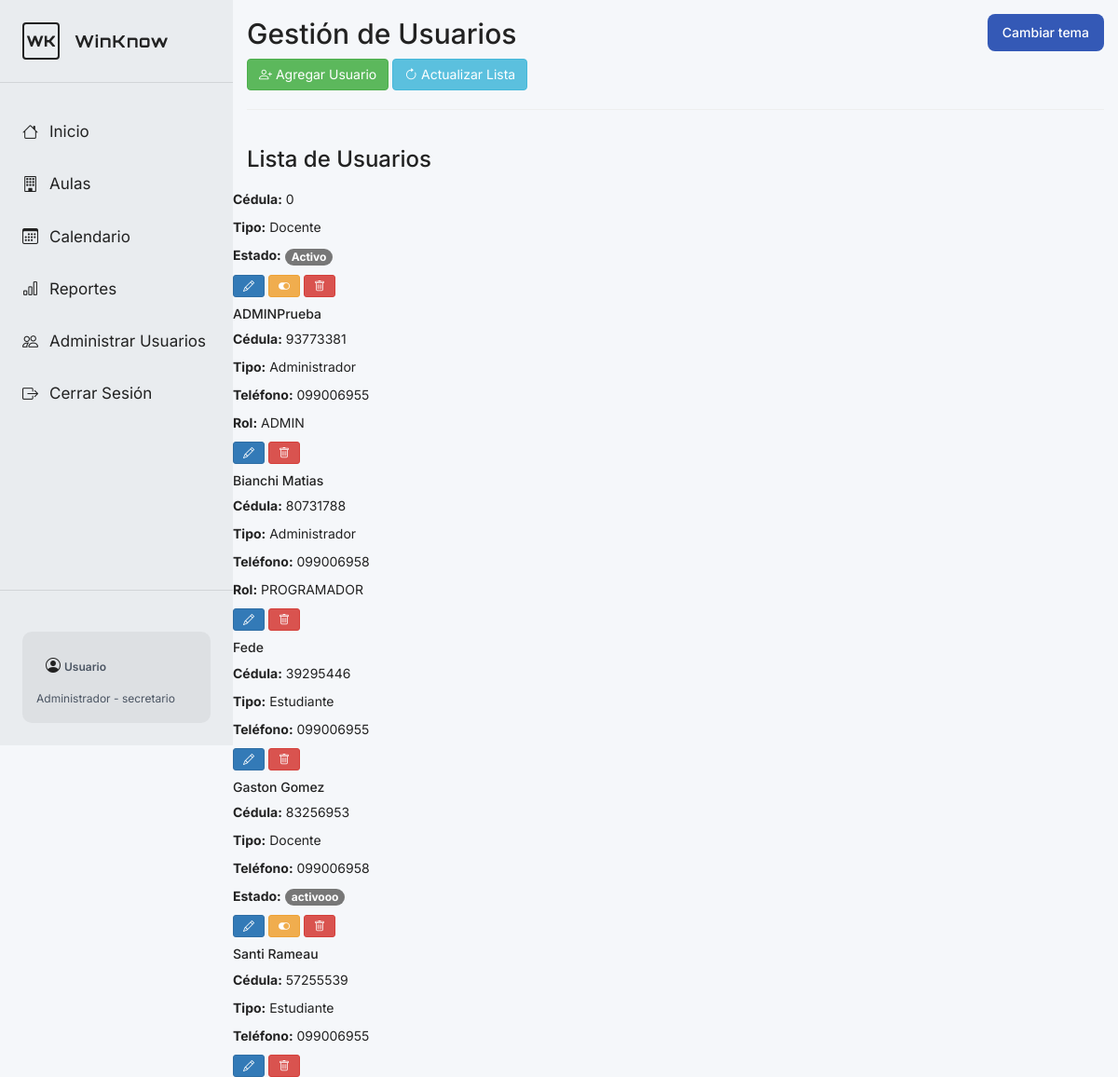
Page /admin/usuarios.php (signed in) on the committed database.
### tables this page shows
CREATE TABLE `usuarios` (
  `Cedula` varchar(12) NOT NULL,
  `Contrasenia` varchar(255) NOT NULL,
  `Nombre_usr` varchar(50) DEFAULT NULL
);

CREATE TABLE `docente` (
  `codigo_doc` int(11) NOT NULL,
  `Cedula` int(11) DEFAULT NULL,
  `contrasenia` varchar(255) NOT NULL,
  `AnioInsercion` date DEFAULT NULL,
  `Estado` varchar(20) DEFAULT NULL
);

CREATE TABLE `email` (
  `Cedula` int(11) NOT NULL,
  `numeroTelefono` varchar(50) DEFAULT NULL,
  `email` varchar(50) NOT NULL
);

CREATE TABLE `administrador` (
  `codigo_adm` int(11) NOT NULL,
  `Cedula` varchar(12) DEFAULT NULL,
  `EsAdmin` tinyint(1) DEFAULT NULL,
  `rolAdmin` varchar(100) DEFAULT NULL
);

### admin/adm_usr/func_usr.php (called while the page is built, shortened)
<?php
function conectarBD() {
    $servername = "localhost";
    $username = "root";
    $password = "";
    $dbname = "winknow";
    try {
        $conn = new PDO("mysql:host=$servername;dbname=$dbname;charset=utf8", $username, $password);
        $conn->setAttribute(PDO::ATTR_ERRMODE, PDO::ERRMODE_EXCEPTION);
        return $conn;
    } catch(PDOException $e) {
        die("Error de conexión: " . $e->getMessage());
    }
}
function listarUsuarios() {
    try {
        $conn = conectarBD();
        $query = "
            SELECT
                u.Cedula,
                u.Nombre_usr,
                e.email,
                e.numeroTelefono,
                CASE
                    WHEN d.Cedula IS NOT NULL THEN 'Docente'
                    WHEN a.Cedula IS NOT NULL THEN 'Administrador'
                    WHEN est.Cedula IS NOT NULL THEN 'Estudiante'
                    ELSE 'Sin rol'
                END as tipo_usuario,
                d.Estado as estado_docente,
                a.rolAdmin,
                est.FechaNac
            FROM Usuarios u
            LEFT JOIN Email e ON u.Cedula = e.Cedula
            LEFT JOIN Docente d ON u.Cedula = d.Cedula
            LEFT JOIN Administrador a ON u.Cedula = a.Cedula
            LEFT JOIN Estudiante est ON u.Cedula = est.Cedula
            ORDER BY u.Nombre_usr
        ";
        $stmt = $conn->prepare($query);
        $stmt->execute();
        $usuarios = $stmt->fetchAll(PDO::FETCH_ASSOC);
        return ['success' => true, 'data' => $usuarios];
    } catch(PDOException $e) {
        return ['success' => false, 'message' => 'Error al listar usuarios: ' . $e->getMessage()];
    }
}
?>

### admin/usuarios.php (the view, shortened to what this page needs)
<?php
require 'adm_usr/func_usr.php';
$usuarios = listarUsuarios()['data'] ?? [];
?>
<body>
<main class="principal container py-4">
    <h2 class="mb-4">Gestión de Usuarios</h2>
    <div class="d-flex mb-3 gap-2">
        <button class="btn btn-success" data-bs-toggle="modal" data-bs-target="#modalAgregar">
            <i class="bi bi-person-plus"></i> Agregar Usuario
        </button>
        <button class="btn btn-info" onclick="location.reload()">
            <i class="bi bi-arrow-clockwise"></i> Actualizar Lista
        </button>
    </div>
    <hr>
    <h3>Lista de Usuarios</h3>
    <?php if ($usuarios): ?>
        <div class="row row-cols-1 row-cols-md-2 row-cols-lg-3 g-3">
            <?php foreach ($usuarios as $u): ?>
                <div class="col">
                    <div class="card h-100 border-primary">
                        <div class="card-body">
                            <h5 class="card-title"><?= htmlspecialchars($u['Nombre_usr']) ?></h5>
                            <p class="card-text"><strong>Cédula:</strong> <?= htmlspecialchars($u['Cedula']) ?></p>
                            <p class="card-text"><strong>Tipo:</strong> <?= htmlspecialchars($u['tipo_usuario']) ?></p>
                            <?php if ($u['numeroTelefono']): ?><p><strong>Teléfono:</strong> <?= htmlspecialchars($u['numeroTelefono']) ?></p><?php endif; ?>
                            <?php if ($u['tipo_usuario']==='Docente' && $u['estado_docente']): ?>
                                <p><strong>Estado:</strong>
                                    <span class="badge <?= $u['estado_docente']==='Activo'?'bg-success':'bg-warning text-dark' ?>">
                                        <?= htmlspecialchars($u['estado_docente']) ?>
                                    </span>
                                </p>
                            <?php endif; ?>
                            <?php if ($u['tipo_usuario']==='Administrador' && $u['rolAdmin']): ?>
                                <p><strong>Rol:</strong> <?= htmlspecialchars($u['rolAdmin']) ?></p>
                            <?php endif; ?>
                        </div>
                        <div class="card-footer d-flex gap-2">
                            <button class="btn btn-primary btn-sm" onclick="editarUsuario(<?= $u['Cedula'] ?>)">
                                <i class="bi bi-pencil"></i>
                            </button>
                            <?php if ($u['tipo_usuario']==='Docente'): ?>
                                <button class="btn btn-warning btn-sm" onclick="cambiarEstado(<?= $u['Cedula'] ?>,'<?= $u['estado_docente']==='Activo'?'Inactivo':'Activo' ?>')">
                                    <i class="bi bi-toggle-on"></i>
                                </button>
                            <?php endif; ?>
                            <button class="btn btn-danger btn-sm" onclick="eliminarUsuario(<?= $u['Cedula'] ?>)">
                                <i class="bi bi-trash"></i>
                            </button>
                        </div>
                    </div>
                </div>
            <?php endforeach; ?>
        </div>
    <?php else: ?>
        <div class="alert alert-info mt-3">No hay usuarios registrados.</div>
    <?php endif; ?>
</main>
<?php
include '../headerfooter/navADM.php';
?>
</body>
</html>

### headerfooter/navADM.php (shortened to what this page needs)
<aside class="barra-lateral">
    <div class="logo">
        <div class="icono-logo">WK</div>
        <span>WinKnow</span>
    </div>
    <nav class="navegacion">
        <ul>
            <a href="inicio.php"><li class="activo"><i class="bi bi-house"></i> <span data-lang="nav_inicio">Inicio</span></li></a>
            <a href="aulas.php"><li><i class="bi bi-building"></i> <span data-lang="nav_aulas">Aulas</span></li></a>
            <a href="calendario.php"><li><i class="bi bi-calendar3"></i> <span data-lang="nav_calendario">Calendario</span></li></a>
            <a href="reportes.php"><li><i class="bi bi-bar-chart"></i> <span data-lang="nav_reportes">Reportes</span></li></a>
            <a href="usuarios.php"><li><i class="bi bi-people"></i> <span data-lang="nav_usuarios">Administrar Usuarios</span></li></a>
            <a href="../login_reg/logout.php"><li><i class="bi bi-box-arrow-right"></i> <span data-lang="nav_logout">Cerrar Sesión</span></li></a>
        </ul>
    </nav>
    <div class="usuario">
        <div class="info-usuario">
            <div class="nombre-usuario">
                <i class="bi bi-person-circle"></i>
                <?php
                    if (isset($_SESSION['nombre']) && !empty($_SESSION['nombre'])) {
                        echo htmlspecialchars($_SESSION['nombre']);
                    } else {
                        echo '<span class="usuario-blanco" data-lang="default_user">Usuario</span>';
                    }
                ?>
            </div>
            <div class="rol-usuario">
                <span data-lang="role_admin">Administrador</span>
                <?php if (isset($_SESSION['rolAdmin']) && !empty($_SESSION['rolAdmin'])): ?>
                    - <?php echo htmlspecialchars($_SESSION['rolAdmin']); ?>
                <?php endif; ?>
            </div>
        </div>
    </div>
</aside>

### inicio.css (style rules this page uses)
:root { --fondo-primario: #2a2d39; --fondo-barra-lateral: #1a1d28; --fondo-tarjeta: #3a3f52; --texto-primario: #fff; --texto-secundario: #a1a8b8; --azul: #4f7df3; --verde: #10b981; --rojo: #ef4444; --amarillo: #f59e0b; --gris: #4b5563; --fuente-logo: 'Orbitron', monospace; --fuente-principal: 'Inter', sans-serif; --color-usuario-fondo: #2c2c2c; --color-usuario-texto: #ffffff; --color-badge-admin: #28a745; --color-telefono: #666; --color-borde: rgba(255,255,255,.1); --color-hover-overlay: rgba(255,255,255,.1); --color-shadow: rgba(0,0,0,.3); --color-overlay: rgba(30,32,44,0.85); --color-form-shadow: rgba(0,0,0,0.35); --color-form-border: rgba(255,255,255,0.15); --color-carousel-shadow: rgba(0,0,0,0.2); }
[data-theme="light"] { --fondo-primario: #f5f7fa; --fondo-barra-lateral: #e9ecef; --fondo-tarjeta: #ffffff; --texto-primario: #222; --texto-secundario: #4b5563; --azul: #3459b6; --verde: #10b981; --rojo: #ef4444; --amarillo: #f59e0b; --gris: #b0b7c3; --color-usuario-fondo: #f8f9fa; --color-usuario-texto: #222; --color-badge-admin: #28a745; --color-telefono: #6c757d; --color-borde: rgba(0,0,0,.1); --color-hover-overlay: rgba(0,0,0,.05); --color-shadow: rgba(0,0,0,.1); --color-overlay: rgba(248,249,250,0.95); --color-form-shadow: rgba(0,0,0,0.15); --color-form-border: rgba(0,0,0,0.15); --color-carousel-shadow: rgba(0,0,0,0.15); }
#toggle-theme { position:fixed; top:15px; right:15px; z-index:2000; }
* { margin: 0; padding: 0; box-sizing: border-box; }
body { font-family: var(--fuente-principal); background: var(--fondo-primario); color: var(--texto-primario); display: flex; }
.nombre-usuario { font-weight: bold; font-size: 1.2em; color: var(--texto-primario); padding: 10px; }
.barra-lateral { width: 250px; background: var(--fondo-barra-lateral); height: 100vh; display: flex; flex-direction: column; position: fixed; }
.logo { display: flex; align-items: center; gap: 16px; padding: 24px; border-bottom: 1px solid var(--color-borde); }
.icono-logo { width: 40px; height: 40px; border: 2px solid var(--texto-primario); border-radius: 4px; display: flex; align-items: center; justify-content: center; font: 900 16px var(--fuente-logo); }
.logo span { font: 700 18px var(--fuente-logo); letter-spacing: 1px; }
.navegacion { flex: 1; padding: 24px 0; }
.navegacion ul { list-style: none; }
.navegacion a { text-decoration: none; color: inherit; display: block; }
.navegacion li { padding: 16px 24px; font-size: 17px; cursor: pointer; display: flex; align-items: center; gap: 12px; transition: background .2s; }
.usuario { display: flex; flex-direction: column; gap: 5px; padding: 24px; border-top: 1px solid var(--color-borde); }
.usuario span { font-size: 12px; color: var(--texto-secundario); }
.principal { flex: 1; margin-left: 250px; display: flex; flex-direction: column; }
.boton-primario, .boton-secundario, .boton-icono, .boton-accion { border: none; border-radius: 8px; cursor: pointer; font-family: var(--fuente-principal); font-weight: 500; transition: transform .2s; display: flex; align-items: center; gap: 8px; }
.boton-primario, .boton-secundario { padding: 10px 16px; font-size: 14px; }
.boton-primario { background: var(--azul); color: #fff; }
.usuario .info-usuario { padding: 15px; background: var(--color-hover-overlay); border-radius: 10px; margin-top: 20px; }
.nombre-usuario { font-size: 16px; font-weight: 600; margin-bottom: 5px; }
.rol-usuario { font-size: 12px; color: var(--texto-secundario); margin-bottom: 3px; }

### rows in the picture
usuarios: Cedula "0", tipo_usuario "Docente", docente.Estado "Activo"
usuarios: Nombre_usr "ADMINPrueba", Cedula "93773381", tipo_usuario "Administrador", email.numeroTelefono "099006955", administrador.rolAdmin "ADMIN"
usuarios: Nombre_usr "Bianchi Matias", Cedula "80731788", tipo_usuario "Administrador", email.numeroTelefono "099006958", administrador.rolAdmin "PROGRAMADOR"
usuarios: Nombre_usr "Fede", Cedula "39295446", tipo_usuario "Estudiante", email.numeroTelefono "099006955"
usuarios: Nombre_usr "Gaston Gomez", Cedula "83256953", tipo_usuario "Docente", email.numeroTelefono "099006958", docente.Estado "activooo"
usuarios: Nombre_usr "Santi Rameau", Cedula "57255539", tipo_usuario "Estudiante", email.numeroTelefono "099006955"

### other values in the picture
$_SESSION['rolAdmin'] "secretario"
